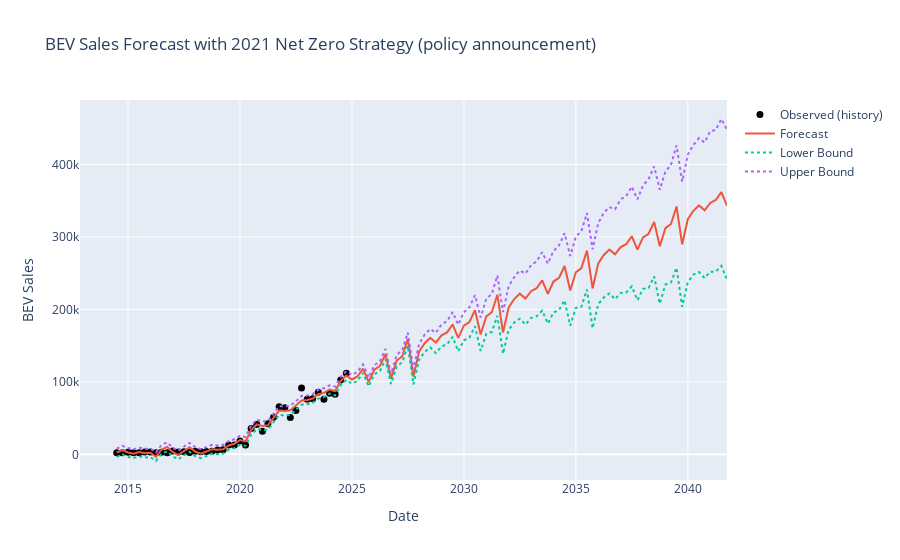

Notebook cell for this chart:
### Markdown cell above
# BEV Cars Sales Forecast with the 2021 Net-Zero Strategy Announcement

### Code cell
import pandas as pd
from prophet import Prophet
import plotly.graph_objects as go

import warnings
warnings.filterwarnings("ignore")

df_bev = pd.read_csv("BEV_dataset.csv")
df_bev = df_bev.rename(columns={"Quarter": "ds", "BEV_Sales": "y"})
df_bev["ds"] = pd.to_datetime(df_bev["ds"])


#Policy regressors
df_bev["policy_signal_2021"] = (df_bev["ds"] >= "2021-11-01").astype(int)


for c in ["policy_signal_2021"]:
    df_bev[c] = df_bev[c] - df_bev[c].mean()

m = Prophet(
    yearly_seasonality=True, 
    weekly_seasonality=False,
    daily_seasonality=False,
    changepoint_prior_scale=0.5 
)

m.add_regressor("policy_signal_2021")


m.fit(df_bev)

future = m.make_future_dataframe(periods=68, freq="QE")  

f = future.copy()
f["policy_signal_2021_raw"] = (f["ds"] >= "2021-11-01").astype(int)

means = {
    "policy_signal_2021": df_bev["policy_signal_2021"].mean() + 0,  
    }

future["policy_signal_2021"] = f["policy_signal_2021_raw"] - means["policy_signal_2021"]


forecast = m.predict(future)


forecast_out = forecast[["ds", "yhat", "yhat_lower", "yhat_upper"]]

fig = go.Figure()
fig.add_trace(go.Scatter(
    x=df_bev['ds'], y=df_bev['y'],
    mode='markers', name='Observed (history)',
    marker=dict(size=7, opacity=1.0, color='black')
))

fig.add_trace(go.Scatter(x=forecast["ds"], y=forecast["yhat"],       name="Forecast"))
fig.add_trace(go.Scatter(x=forecast["ds"], y=forecast["yhat_lower"], name="Lower Bound", line=dict(dash="dot")))
fig.add_trace(go.Scatter(x=forecast["ds"], y=forecast["yhat_upper"], name="Upper Bound", line=dict(dash="dot")))
fig.update_layout(
    title="BEV Sales Forecast with 2021 Net Zero Strategy (policy announcement)",
    xaxis_title="Date", yaxis_title="BEV Sales"
)
fig.show()


target_years = [2030, 2035, 2040]
sel = (
    forecast.assign(year=forecast["ds"].dt.year)
            [forecast["ds"].dt.year.isin(target_years)]
            .sort_values("ds")
            .groupby("year")
            .tail(1)[["ds","yhat","yhat_lower","yhat_upper"]]
            .round(0)
)
print(sel.to_string(index=False))
